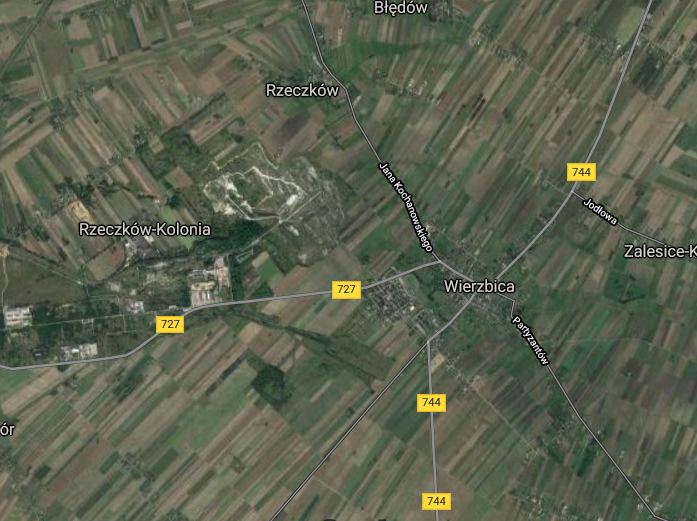
#> input picture training/nie_las/1.png, 697 x 521 px
$ python GridMaker.py
#> lines starting #> are read from the running program, lines starting #| are printed output that depends on the picture
import cv2
img = cv2.imread("training/nie_las/1.png")
#> img is the input picture: shape (521, 697, 3); mean B, G, R 78.3, 97.6, 90.9
height, width, channels = img.shape
#> height = 521; width = 697; channels = 3
y=0
x=0
h=int(height/4)
#> h = 130
w=int(width/4)
#> w = 174
# cv2.imshow("Image", img)
while y+h < height:
    while x+w < width:
        crop_img = img[y:y+h, x:x+w]
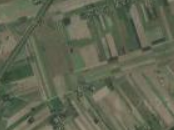
#> crop_img: shape (130, 174, 3); mean B, G, R 81.2, 101.2, 96.1
        cv2.imshow("cropped", crop_img)
        cv2.waitKey(0)
        x = x + w
#> x = 174
    x = 0
    y = y + h
#> y = 130

$ run again, with training/nie_las/10.png copied over training/nie_las/1.png
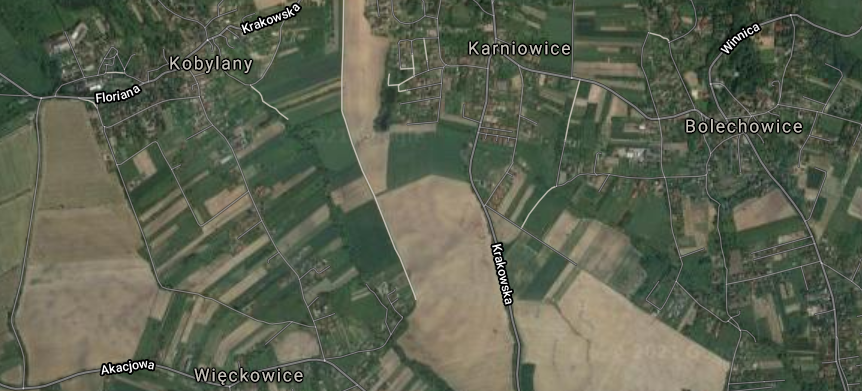
#> input picture training/nie_las/10.png, 862 x 391 px
#> img is the input picture: shape (391, 862, 3); mean B, G, R 79.7, 97.7, 91.6
#> `crop_img = img[y:y+h, x:x+w]`:
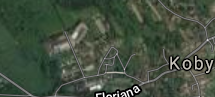
#> crop_img: shape (97, 215, 3); mean B, G, R 63.5, 79.4, 67.2
